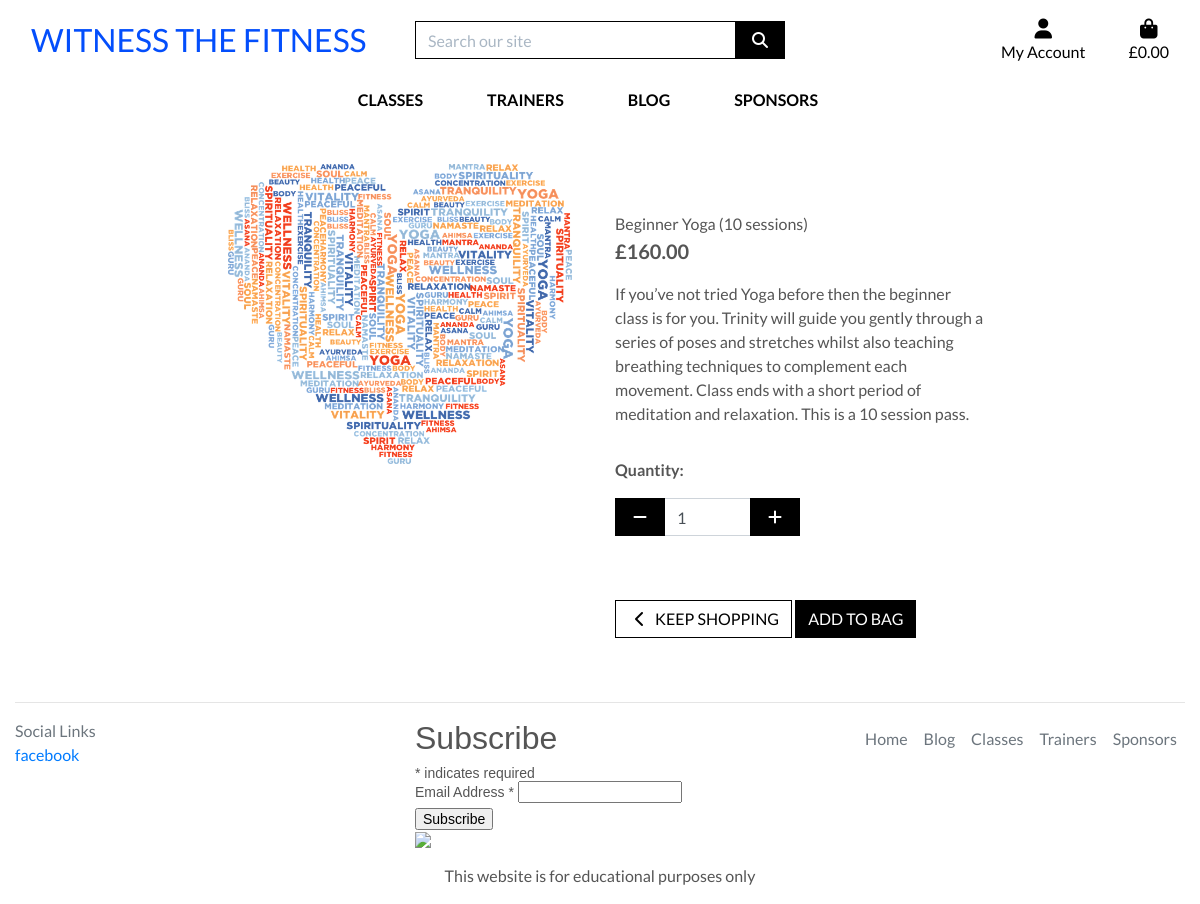
/classes/6/, run on the app's committed database.
### sports/models.py (models this page shows, shortened)
class Sports(models.Model):
    trainer_id = models.ForeignKey(Trainers, on_delete=models.CASCADE)
    sport_type = models.CharField(max_length=100, null=False, blank=False)
    sport_category = models.CharField(max_length=100, null=False, blank=False)
    sport_description = models.TextField(blank=True)
    sport_cost = models.DecimalField(max_digits=6, decimal_places=2,
                                     null=False, blank=False)
    sport_location = models.CharField(max_length=100, null=False, blank=False)
    sport_image = models.ImageField(null=True, blank=True)
    class Meta:
        verbose_name_plural = 'Sports'

### sports/views.py (the view)
# urls.py: path('<int:sport_id>/', views.sport_detail, name='sport_detail'),
def sport_detail(request, sport_id):
    sport = get_object_or_404(Sports, pk=sport_id)
    context = {
        'sport': sport,
    }
    return render(request, 'sports/sport_detail.html', context)

### bag/contexts.py (called while the page is built, shortened)
def bag_contents(request):
    bag_items = []
    total = 0
    product_count = 0
    bag = request.session.get('bag', {})
    context = {
        'bag_items': bag_items,
        'total': total,
        'product_count': product_count,
    }
    return context

### sports/templates/sports/sport_detail.html (shortened to what this page needs)
{% extends "base.html" %}
{% load static %}
{% block page_header %}
    <div class="container header-container">
    </div>
{% endblock %}
{% block content %}
    <div class="overlay"></div>
    <div class="container-fluid">
        <div class="row">
            <div class="col-12 col-md-6 col-lg-4 offset-lg-2">
                <div class="image-container">
                    {% if sport.sport_image %}
                        <a href="{{ sport.sport_image.url }}" target="_blank">
                            <img class="card-img-top img-fluid" src="{{ sport.sport_image.url }}" alt="{{ sport.sport_category }}">
                        </a>
                    {% else %}
                        <a href="">
                            <img class="card-img-top"
                                src="{{ MEDIA_URL }}noimage.png" alt="{{ sport.sport_category }}">
                        </a>
                    {% endif %}
                </div>
            </div>
            <div class="col-12 col-md-6 col-lg-4">
                <div class="product-details-container mb-5 mt-md-5">
                    <p class="mb-0">{{ sport.sport_category }}</p>
                    <p class="lead mb-0 text-left font-weight-bold sport-cost">£{{ sport.sport_cost }}</p>
                    <p class="mt-3 sport-desc">{{ sport.sport_description }}</p>
                    <form class="form" action="{% url 'add_to_bag' sport.id %}" method="POST">
                        <div class="form-row">
                            <div class="col-12">
                                <p class="mt-3"><strong>Quantity:</strong></p>
                                <div class="form-group w-50">
                                    <div class="input-group input-group-{{ sport.id }}">
                                        <div class="input-group-prepend">
                                            <button class="decrement-qty btn btn-black rounded-0 decrement-qty_{{ sport.id }}"
                                                data-item_id="{{ sport.id }}">
                                                <span class="icon">
                                                    <i class="fas fa-minus"></i>
                                                </span>
                                            </button>
                                        </div>
                                        <input class="form-control qty_input id_qty_{{ sport.id }}" type="number"
                                            name="quantity" value="1" min="1" max="5" data-item_id="{{ sport.id }}">
                                        <div class="input-group-append">
                                            <button class="increment-qty btn btn-black rounded-0 increment-qty_{{ sport.id }}"
                                                data-item_id="{{ sport.id }}">
                                                <span class="icon">
                                                    <i class="fas fa-plus"></i>
                                                </span>
                                            </button>
                                        </div>
                                    </div>
                                </div>
                            </div>
                            <div class="col-12">
                                <a href="{% url 'sports' %}" class="btn btn-outline-black rounded-0 mt-5">
                                    <span class="icon">
                                        <i class="fas fa-chevron-left"></i>
                                    </span>
                                    <span class="text-uppercase">Keep Shopping</span>
                                </a>
                                <input type="submit" class="btn btn-black rounded-0 text-uppercase mt-5" value="Add to Bag">
                            </div>
                        </div>
                    </form>
                </div>
            </div>
        </div>
    </div>
{% endblock %}

### static/css/base.css (style rules this page uses)
html { height: 100%; }
body { background: url('/media/homepage_background.jpg') no-repeat center center fixed; background-size: cover; height: calc(100vh - 164px); color: #555; font-family: 'Lato'; }
.icon { align-items: center; display: inline-flex; justify-content: center; height: 1.5rem; width: 1.5rem; }
.btn-black { background: black; color: white; }
.btn-outline-black { background: white; color: black !important; border: 1px solid black; }
.overlay { height: 100%; width: 100%; top: 0; left: 0; position: fixed; background: white; z-index: -1; }
.card-img-top { width: 100%; height: 25vw; object-fit: scale-down; }
.image-container { position: relative; text-align: center; }
@media (min-width: 1200px) { .container { max-width: 80%; } }
@media (min-width: 992px) { .header-container { padding-top: 164px; } }

### data on the page
Sports: sport_image (picture), sport_category "Beginner Yoga (10 sessions)", sport_cost "160.00", sport_description "If you’ve not tried Yoga before then the beginner class is for you. Trinity will guide you gently through a series of poses and stretches whilst also teaching breathing techniques to complement each movement. Class ends with a short period of meditation and relaxation. This is a 10 session pass."
